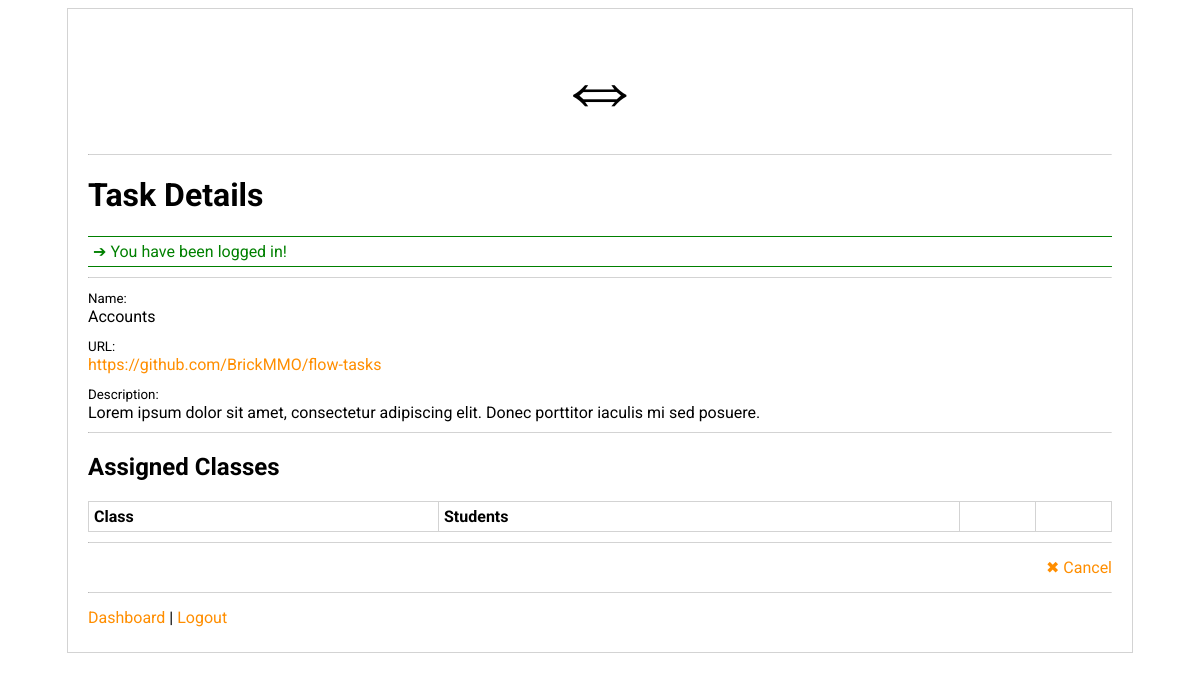
The page /console-task-details.php?id=2 (signed in) on the database its author committed.
### tables this page shows
CREATE TABLE `tasks` (
  `id` int(11) NOT NULL,
  `name` varchar(255) DEFAULT NULL,
  `description` text,
  `url` varchar(255) DEFAULT NULL,
  `created_at` timestamp NOT NULL DEFAULT CURRENT_TIMESTAMP,
  `updated_at` timestamp NOT NULL DEFAULT CURRENT_TIMESTAMP ON UPDATE CURRENT_TIMESTAMP
);

### console-task-details.php (the view, shortened to what this page needs)
<?php
include('includes/connect.php');
include('includes/functions.php');
if(isset($_GET['remove']) && $_GET['type'] == 'task')
{
    task_unassign($_GET['id'], $_GET['remove']);
    set_message('Class has been removed!');
    redirect('console-task-details.php?id='.$_GET['id']);
}
elseif(isset($_GET['id']))
{
    $query = 'SELECT *
        FROM tasks
        WHERE id = "'.$_GET['id'].'"
        LIMIT 1';
    $result = mysqli_query($connect, $query);
    if(mysqli_num_rows($result))
    {
        $task = mysqli_fetch_assoc($result);
    }
    else
    {
        set_message('There was an error loading this task!', 'error');
        redirect('console-task-list.php');
    }
}
else
{
    set_message('There was an error loading this task!', 'error');
    redirect('console-task-list.php');
}
include('includes/header.php');
?>
<h1>Task Details</h1>
<hr>
<label>
    <small>Name:</small>
    <br>
    <?=$task['name']?>
</label>
<label>
    <small>URL:</small>
    <br>
    <a href="<?=$task['url']?>"><?=$task['url']?></a>
</label>
<label>
    <small>Description:</small>
    <br>
    <?=nl2br($task['description'])?>
</label>
<hr>
<h2>Assigned Classes</h2>
<table>
    <tr>
        <th>Class</th>
        <th>Students</th>
        <th></th>
        <th></th>
    </tr>
</table>
<hr>
<div class="right">
    <a href="console-task-list.php">&#10006; Cancel</a>
</div>
<?php
include('includes/footer.php');

### styles.css (style rules this page uses)
body, tr, td, th, input, select, textarea { font-family: "Roboto", sans-serif; }
hr { border-top: 1px solid lightgrey; border-bottom: none; margin: 10px 0; }
table { border-collapse: collapse; width: 100%; margin: 10px 0; }
th, td { border: 1px solid lightgrey; padding: 5px; text-align: left; }
.right { text-align: right; padding: 5px 0; }
label { display: block; margin: 10px 0; }
a:link, a:visited, a:active, a:hover { text-decoration: none; color: #ff8e00; white-space: nowrap; }

### rows shown on the page
tasks: name "Accounts", url "https://github.com/BrickMMO/flow-tasks", description "Lorem ipsum dolor sit amet, consectetur adipiscing elit. Donec porttitor iaculis mi sed posuere."

### other values the page prints
$_SESSION['message']['text'] "You have been logged in!"
